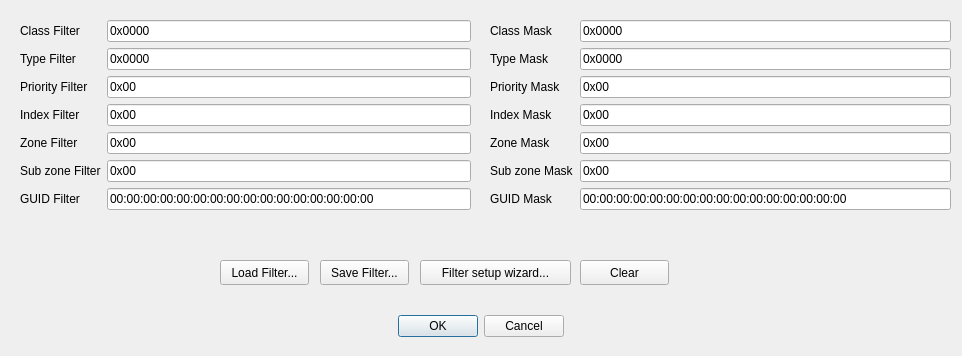
<?xml version="1.0" encoding="UTF-8"?>
<ui version="4.0">
 <class>Dialog</class>
 <widget class="QDialog" name="Dialog">
  <property name="geometry">
   <rect>
    <x>0</x>
    <y>0</y>
    <width>962</width>
    <height>356</height>
   </rect>
  </property>
  <property name="windowTitle">
   <string>Dialog</string>
  </property>
  <widget class="QDialogButtonBox" name="buttonBox">
   <property name="geometry">
    <rect>
     <x>10</x>
     <y>310</y>
     <width>941</width>
     <height>32</height>
    </rect>
   </property>
   <property name="orientation">
    <enum>Qt::Horizontal</enum>
   </property>
   <property name="standardButtons">
    <set>QDialogButtonBox::Cancel|QDialogButtonBox::Ok</set>
   </property>
   <property name="centerButtons">
    <bool>true</bool>
   </property>
  </widget>
  <widget class="QWidget" name="formLayoutWidget">
   <property name="geometry">
    <rect>
     <x>20</x>
     <y>20</y>
     <width>451</width>
     <height>213</height>
    </rect>
   </property>
   <layout class="QFormLayout" name="formLayout">
    <item row="0" column="0">
     <widget class="QLabel" name="label">
      <property name="text">
       <string>Class Filter</string>
      </property>
     </widget>
    </item>
    <item row="0" column="1">
     <widget class="QLineEdit" name="lineEdit_class_filter">
      <property name="text">
       <string>0x0000</string>
      </property>
     </widget>
    </item>
    <item row="1" column="0">
     <widget class="QLabel" name="label_2">
      <property name="text">
       <string>Type Filter</string>
      </property>
     </widget>
    </item>
    <item row="1" column="1">
     <widget class="QLineEdit" name="lineEdit_type_filter">
      <property name="text">
       <string>0x0000</string>
      </property>
     </widget>
    </item>
    <item row="2" column="0">
     <widget class="QLabel" name="label_3">
      <property name="text">
       <string>Priority Filter</string>
      </property>
     </widget>
    </item>
    <item row="2" column="1">
     <widget class="QLineEdit" name="lineEdit_priority_filter">
      <property name="text">
       <string>0x00</string>
      </property>
     </widget>
    </item>
    <item row="3" column="0">
     <widget class="QLabel" name="label_4">
      <property name="text">
       <string>Index Filter</string>
      </property>
     </widget>
    </item>
    <item row="3" column="1">
     <widget class="QLineEdit" name="lineEdit_index_filter">
      <property name="text">
       <string>0x00</string>
      </property>
     </widget>
    </item>
    <item row="4" column="0">
     <widget class="QLabel" name="label_5">
      <property name="text">
       <string>Zone Filter</string>
      </property>
     </widget>
    </item>
    <item row="4" column="1">
     <widget class="QLineEdit" name="lineEdit_zone_filter">
      <property name="text">
       <string>0x00</string>
      </property>
     </widget>
    </item>
    <item row="5" column="0">
     <widget class="QLabel" name="label_6">
      <property name="text">
       <string>Sub zone Filter</string>
      </property>
     </widget>
    </item>
    <item row="5" column="1">
     <widget class="QLineEdit" name="lineEdit_suzone_filter">
      <property name="text">
       <string>0x00</string>
      </property>
     </widget>
    </item>
    <item row="6" column="0">
     <widget class="QLabel" name="gUIDFilterLabel">
      <property name="text">
       <string>GUID Filter</string>
      </property>
     </widget>
    </item>
    <item row="6" column="1">
     <widget class="QLineEdit" name="lineEdit_guid_mask_2">
      <property name="text">
       <string>00:00:00:00:00:00:00:00:00:00:00:00:00:00:00:00</string>
      </property>
     </widget>
    </item>
   </layout>
  </widget>
  <widget class="QWidget" name="formLayoutWidget_2">
   <property name="geometry">
    <rect>
     <x>490</x>
     <y>20</y>
     <width>461</width>
     <height>213</height>
    </rect>
   </property>
   <layout class="QFormLayout" name="formLayout_2">
    <item row="0" column="0">
     <widget class="QLabel" name="label_7">
      <property name="text">
       <string>Class Mask</string>
      </property>
     </widget>
    </item>
    <item row="0" column="1">
     <widget class="QLineEdit" name="lineEdit_class_mask">
      <property name="text">
       <string>0x0000</string>
      </property>
     </widget>
    </item>
    <item row="1" column="0">
     <widget class="QLabel" name="label_8">
      <property name="text">
       <string>Type Mask</string>
      </property>
     </widget>
    </item>
    <item row="1" column="1">
     <widget class="QLineEdit" name="lineEdit_type_mask">
      <property name="text">
       <string>0x0000</string>
      </property>
     </widget>
    </item>
    <item row="2" column="0">
     <widget class="QLabel" name="label_9">
      <property name="text">
       <string>Priority Mask</string>
      </property>
     </widget>
    </item>
    <item row="2" column="1">
     <widget class="QLineEdit" name="lineEdit_priority_mask">
      <property name="text">
       <string>0x00</string>
      </property>
     </widget>
    </item>
    <item row="3" column="0">
     <widget class="QLabel" name="label_10">
      <property name="text">
       <string>Index Mask</string>
      </property>
     </widget>
    </item>
    <item row="3" column="1">
     <widget class="QLineEdit" name="lineEdit_index_mask">
      <property name="text">
       <string>0x00</string>
      </property>
     </widget>
    </item>
    <item row="4" column="0">
     <widget class="QLabel" name="label_11">
      <property name="text">
       <string>Zone Mask</string>
      </property>
     </widget>
    </item>
    <item row="4" column="1">
     <widget class="QLineEdit" name="lineEdit_zone_mask">
      <property name="text">
       <string>0x00</string>
      </property>
     </widget>
    </item>
    <item row="5" column="0">
     <widget class="QLabel" name="label_12">
      <property name="text">
       <string>Sub zone Mask</string>
      </property>
     </widget>
    </item>
    <item row="5" column="1">
     <widget class="QLineEdit" name="lineEdit_suzone_mask">
      <property name="text">
       <string>0x00</string>
      </property>
     </widget>
    </item>
    <item row="6" column="0">
     <widget class="QLabel" name="gUIDMaskLabel">
      <property name="text">
       <string>GUID Mask</string>
      </property>
     </widget>
    </item>
    <item row="6" column="1">
     <widget class="QLineEdit" name="lineEdit_guid_mask">
      <property name="text">
       <string>00:00:00:00:00:00:00:00:00:00:00:00:00:00:00:00</string>
      </property>
     </widget>
    </item>
   </layout>
  </widget>
  <widget class="QPushButton" name="pushButton">
   <property name="geometry">
    <rect>
     <x>220</x>
     <y>260</y>
     <width>89</width>
     <height>25</height>
    </rect>
   </property>
   <property name="text">
    <string>Load Filter...</string>
   </property>
  </widget>
  <widget class="QPushButton" name="pushButton_2">
   <property name="geometry">
    <rect>
     <x>320</x>
     <y>260</y>
     <width>89</width>
     <height>25</height>
    </rect>
   </property>
   <property name="text">
    <string>Save Filter...</string>
   </property>
  </widget>
  <widget class="QPushButton" name="pushButton_3">
   <property name="geometry">
    <rect>
     <x>420</x>
     <y>260</y>
     <width>151</width>
     <height>25</height>
    </rect>
   </property>
   <property name="text">
    <string>Filter setup wizard...</string>
   </property>
  </widget>
  <widget class="QPushButton" name="pushButton_4">
   <property name="geometry">
    <rect>
     <x>580</x>
     <y>260</y>
     <width>89</width>
     <height>25</height>
    </rect>
   </property>
   <property name="text">
    <string>Clear</string>
   </property>
  </widget>
 </widget>
 <resources/>
 <connections>
  <connection>
   <sender>buttonBox</sender>
   <signal>accepted()</signal>
   <receiver>Dialog</receiver>
   <slot>accept()</slot>
   <hints>
    <hint type="sourcelabel">
     <x>248</x>
     <y>254</y>
    </hint>
    <hint type="destinationlabel">
     <x>157</x>
     <y>274</y>
    </hint>
   </hints>
  </connection>
  <connection>
   <sender>buttonBox</sender>
   <signal>rejected()</signal>
   <receiver>Dialog</receiver>
   <slot>reject()</slot>
   <hints>
    <hint type="sourcelabel">
     <x>316</x>
     <y>260</y>
    </hint>
    <hint type="destinationlabel">
     <x>286</x>
     <y>274</y>
    </hint>
   </hints>
  </connection>
 </connections>
</ui>
